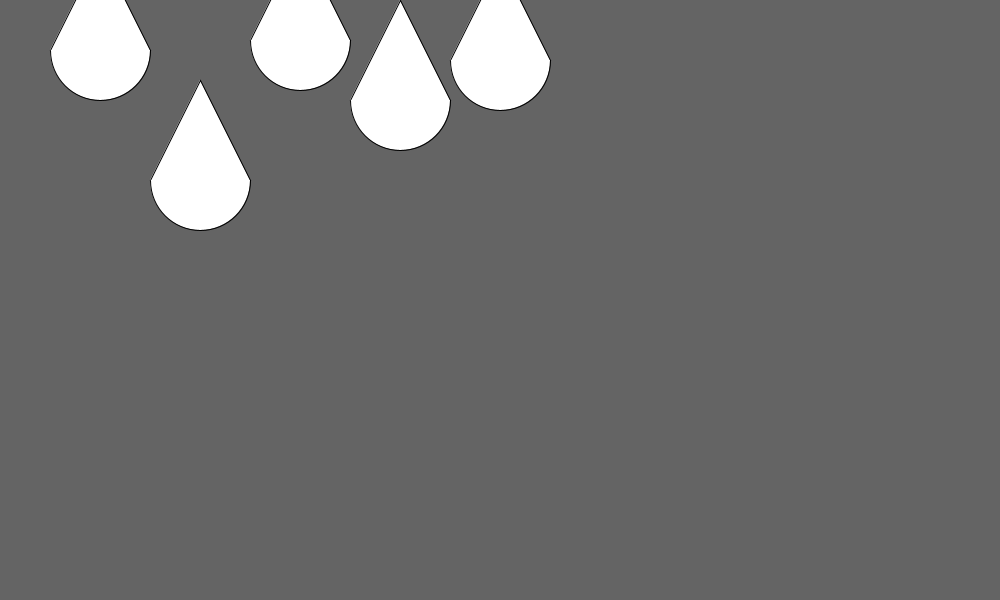
Frame 1 (no input)
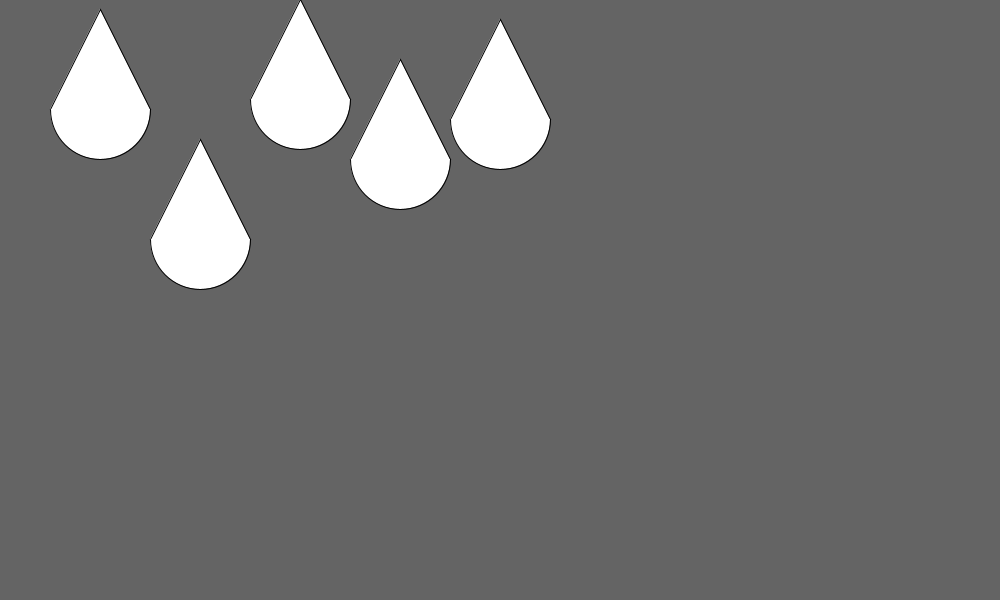
Frame 60 (the mouse pressed at the canvas centre just before this capture)
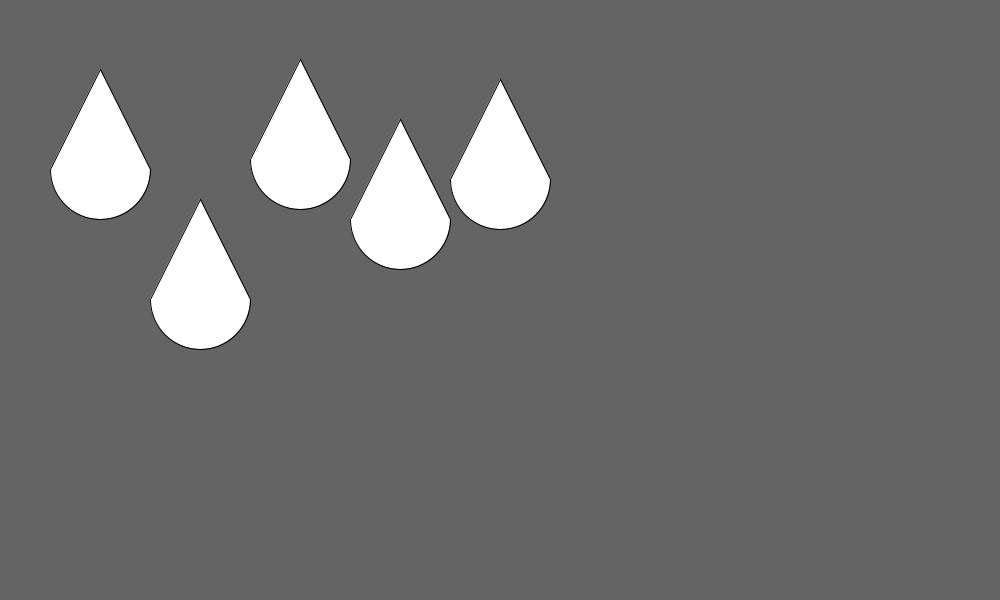
Frame 120 (the mouse held since frame 60 and released just before this capture)

The Processing sketch that drew these frames (run headless with seeded random() and noise(); from frame 60 on, the mouse is pressed at the canvas centre):

// Processing sketch: array_raindrop
// ── array_raindrop.pde
float y = 0;

// condensing this to an array 
//float y1 = 50;
//y2 = 70; 
//... 
float[] yPos = {50, 180, 40, 100, 60}; 

void setup() {
  size(1000, 600);
  
} 

void draw() {
  background(100);
  for(int x = 1; x <= 5; x= x+1) {
    // accessing the array using arrayName[#]
    // starting at 0! 
    raindrop(x * 100, yPos[x -1] + y, 100, 100);
    
  }
  y = y + 1;
}


void raindrop(float xCenter, float yCenter,
float w, float h) {
  triangle(xCenter - w/2, yCenter, xCenter + w/2, 
  yCenter, xCenter, yCenter - h);

  arc(xCenter, yCenter, w, h, 0, PI); 
}
